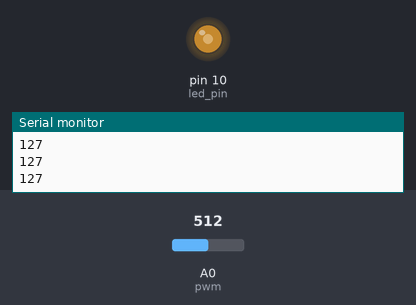
The sketch below on a simulated Arduino Uno, built with avr-gcc and run on an emulated ATmega328P. Shown: output pins drawn as LEDs (lit = HIGH), the last lines printed to the serial monitor. The test bench sets the inputs (shaded band); at power-on: A0 (pwm) = 512.

Above: at 1.2 s.
1.3 s: A0 (pwm) set to 716
At 2.5 s:
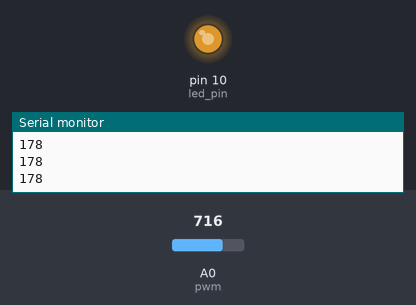
2.8 s: A0 (pwm) set to 900
At 3.8 s:
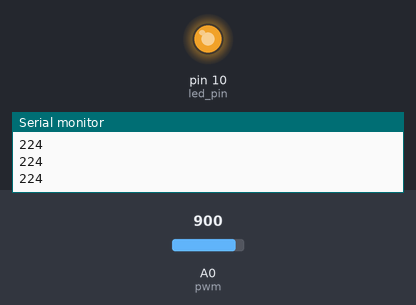
4.3 s: A0 (pwm) set to 122
At 4.9 s:
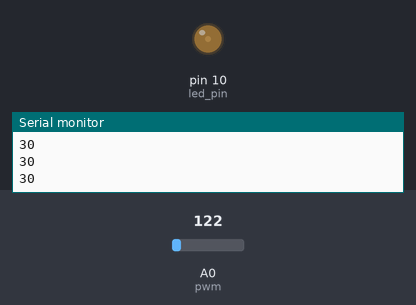
5.8 s: A0 (pwm) set to 0
At 7.0 s:
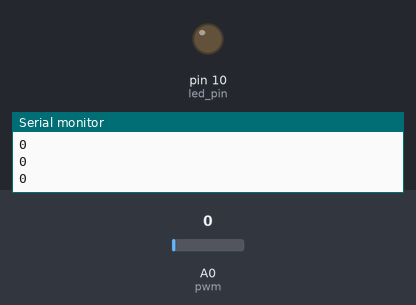
7.3 s: A0 (pwm) set to 511
At 8.4 s:
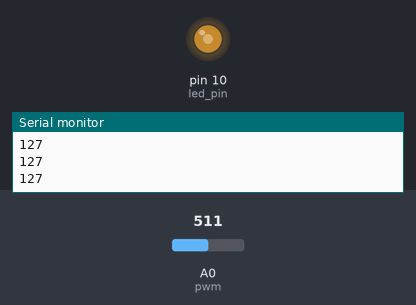
Timing chart, 0 to 9.8 s (numbered marks = the images above; inputs shaded):
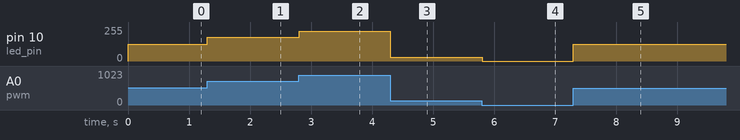

The sketch:

Potenciometr.ino
```cpp
int pwm = 0;
int var;
int led_pin = 10;
void setup() {
  // put your setup code here, to run once:
Serial.begin(9600);
}

void loop() {

var = analogRead(pwm);
var = map(var, 0, 1023, 0, 255);
constrain(var,0,255);
analogWrite(led_pin, var);
Serial.println(var);
}
```

Measured:
- after the input at 1.3 s, pin 10 (led_pin): 127/255 → 178/255 at once
- after the input at 2.8 s, pin 10 (led_pin): 178/255 → 224/255 at once
- after the input at 4.3 s, pin 10 (led_pin): 224/255 → 30/255 at once
- after the input at 5.8 s, pin 10 (led_pin): 30/255 → 0/255 at once
- after the input at 7.3 s, pin 10 (led_pin): 0/255 → 127/255 at once
